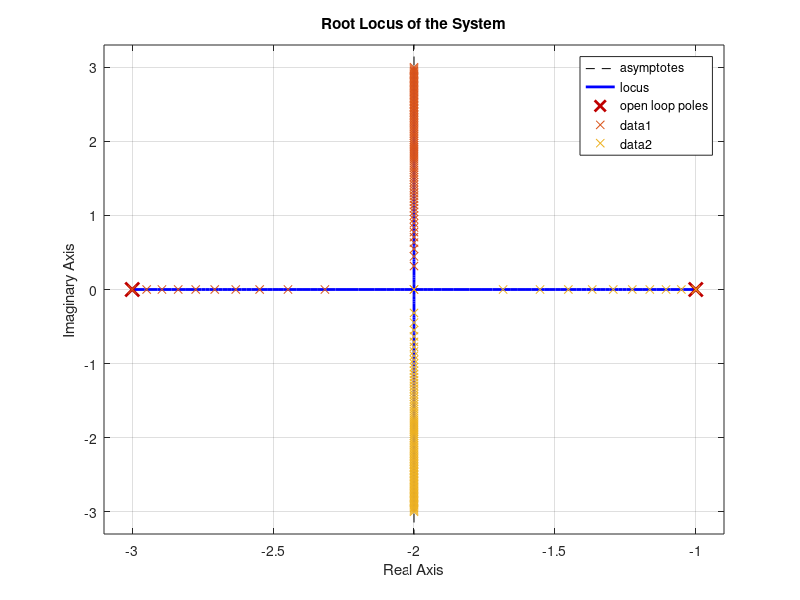

Here is the MATLAB script that generated this plot: (Note: this script raises an error after producing the figure.)
% Define the plant
s = tf('s');
G1 = 1 / ((s + 1) * (s + 3));

% Define the proportional gain K
Kp = 4; % Initial gain
K = Kp; % Start with K equal to Kp

% Create the open-loop transfer function
L = K * G1;

% Generate the root locus plot
figure;
rlocus(L);
title('Root Locus of the System');
grid on;

% Analyze the closed-loop poles for different values of K
K_values = 0:0.1:10; % Range of K values
poles = zeros(length(K_values), 2); % Preallocate for poles

for i = 1:length(K_values)
    K = K_values(i);
    T = feedback(K * G1, 1); % Closed-loop transfer function
    poles(i, :) = pole(T); % Store the poles
end

% Plot the poles on the root locus
hold on;
plot(real(poles), imag(poles), 'x');
hold off;

% Check specifications
for i = 1:length(K_values)
    K = K_values(i);
    T = feedback(K * G1, 1);
    step_info = stepinfo(T);
    
    % Display if specifications are met
    if step_info.Overshoot <= 20 && step_info.RiseTime <= 1
        disp(['K = ', num2str(K), ' meets specifications: Overshoot = ', num2str(step_info.Overshoot), ', Rise Time = ', num2str(step_info.RiseTime)]);
    end
end

